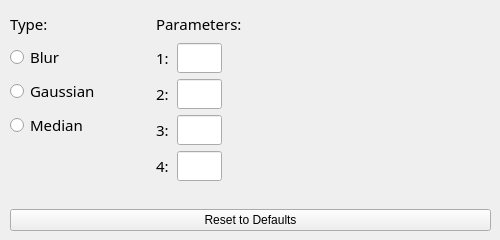
       <widget class="QWidget" name="smoothTab_5">
        <attribute name="title">
         <string>Smooth</string>
        </attribute>
        <widget class="QWidget" name="layoutWidget2_5">
         <property name="geometry">
          <rect>
           <x>10</x>
           <y>10</y>
           <width>481</width>
           <height>221</height>
          </rect>
         </property>
         <layout class="QVBoxLayout" name="verticalLayout_41">
          <item>
           <layout class="QHBoxLayout" name="horizontalLayout_48">
            <item>
             <layout class="QVBoxLayout" name="verticalLayout_42">
              <item>
               <widget class="QLabel" name="label_68">
                <property name="sizePolicy">
                 <sizepolicy hsizetype="Preferred" vsizetype="Minimum">
                  <horstretch>0</horstretch>
                  <verstretch>0</verstretch>
                 </sizepolicy>
                </property>
                <property name="minimumSize">
                 <size>
                  <width>0</width>
                  <height>27</height>
                 </size>
                </property>
                <property name="maximumSize">
                 <size>
                  <width>140</width>
                  <height>27</height>
                 </size>
                </property>
                <property name="font">
                 <font>
                  <family>Menlo</family>
                  <pointsize>11</pointsize>
                  <weight>50</weight>
                  <bold>false</bold>
                 </font>
                </property>
                <property name="text">
                 <string>Type:</string>
                </property>
               </widget>
              </item>
              <item>
               <layout class="QVBoxLayout" name="verticalLayout_43">
                <item>
                 <widget class="QRadioButton" name="smoothBlurButton">
                  <property name="maximumSize">
                   <size>
                    <width>140</width>
                    <height>16777215</height>
                   </size>
                  </property>
                  <property name="font">
                   <font>
                    <family>Menlo</family>
                    <pointsize>11</pointsize>
                    <weight>50</weight>
                    <bold>false</bold>
                   </font>
                  </property>
                  <property name="text">
                   <string>Blur</string>
                  </property>
                  <attribute name="buttonGroup">
                   <string notr="true">smoothTypeGroup</string>
                  </attribute>
                 </widget>
                </item>
                <item>
                 <widget class="QRadioButton" name="smoothGaussianButton">
                  <property name="maximumSize">
                   <size>
                    <width>140</width>
                    <height>16777215</height>
                   </size>
                  </property>
                  <property name="font">
                   <font>
                    <family>Menlo</family>
                    <pointsize>11</pointsize>
                    <weight>50</weight>
                    <bold>false</bold>
                   </font>
                  </property>
                  <property name="text">
                   <string>Gaussian</string>
                  </property>
                  <attribute name="buttonGroup">
                   <string notr="true">smoothTypeGroup</string>
                  </attribute>
                 </widget>
                </item>
                <item>
                 <widget class="QRadioButton" name="smoothMedianButton">
                  <property name="maximumSize">
                   <size>
                    <width>140</width>
                    <height>16777215</height>
                   </size>
                  </property>
                  <property name="font">
                   <font>
                    <family>Menlo</family>
                    <pointsize>11</pointsize>
                    <weight>50</weight>
                    <bold>false</bold>
                   </font>
                  </property>
                  <property name="text">
                   <string>Median</string>
                  </property>
                  <attribute name="buttonGroup">
                   <string notr="true">smoothTypeGroup</string>
                  </attribute>
                 </widget>
                </item>
                <item>
                 <spacer name="verticalSpacer_29">
                  <property name="orientation">
                   <enum>Qt::Vertical</enum>
                  </property>
                  <property name="sizeHint" stdset="0">
                   <size>
                    <width>20</width>
                    <height>40</height>
                   </size>
                  </property>
                 </spacer>
                </item>
               </layout>
              </item>
             </layout>
            </item>
            <item>
             <layout class="QVBoxLayout" name="verticalLayout_44">
              <item>
               <widget class="QLabel" name="label_69">
                <property name="minimumSize">
                 <size>
                  <width>0</width>
                  <height>27</height>
                 </size>
                </property>
                <property name="maximumSize">
                 <size>
                  <width>16777215</width>
                  <height>27</height>
                 </size>
                </property>
                <property name="font">
                 <font>
                  <family>Menlo</family>
                  <pointsize>11</pointsize>
                  <weight>50</weight>
                  <bold>false</bold>
                 </font>
                </property>
                <property name="text">
                 <string>Parameters:</string>
                </property>
               </widget>
              </item>
              <item>
               <layout class="QVBoxLayout" name="verticalLayout_45">
                <item>
                 <layout class="QHBoxLayout" name="horizontalLayout_49">
                  <item>
                   <widget class="QLabel" name="label_70">
                    <property name="sizePolicy">
                     <sizepolicy hsizetype="Minimum" vsizetype="Preferred">
                      <horstretch>0</horstretch>
                      <verstretch>0</verstretch>
                     </sizepolicy>
                    </property>
                    <property name="minimumSize">
                     <size>
                      <width>15</width>
                      <height>0</height>
                     </size>
                    </property>
                    <property name="maximumSize">
                     <size>
                      <width>15</width>
                      <height>16777215</height>
                     </size>
                    </property>
                    <property name="font">
                     <font>
                      <family>Menlo</family>
                      <pointsize>11</pointsize>
                      <weight>50</weight>
                      <bold>false</bold>
                     </font>
                    </property>
                    <property name="text">
                     <string>1:</string>
                    </property>
                   </widget>
                  </item>
                  <item>
                   <widget class="QLineEdit" name="smoothParam1Edit">
                    <property name="sizePolicy">
                     <sizepolicy hsizetype="Minimum" vsizetype="Fixed">
                      <horstretch>0</horstretch>
                      <verstretch>0</verstretch>
                     </sizepolicy>
                    </property>
                    <property name="minimumSize">
                     <size>
                      <width>45</width>
                      <height>0</height>
                     </size>
                    </property>
                    <property name="maximumSize">
                     <size>
                      <width>45</width>
                      <height>16777215</height>
                     </size>
                    </property>
                    <property name="font">
                     <font>
                      <family>Menlo</family>
                      <pointsize>11</pointsize>
                      <weight>50</weight>
                      <bold>false</bold>
                     </font>
                    </property>
                   </widget>
                  </item>
                  <item>
                   <widget class="QLabel" name="smoothParam1RangeLabel">
                    <property name="font">
                     <font>
                      <pointsize>8</pointsize>
                      <weight>75</weight>
                      <bold>true</bold>
                     </font>
                    </property>
                    <property name="text">
                     <string/>
                    </property>
                   </widget>
                  </item>
                  <item>
                   <widget class="QLabel" name="smoothParam1Label">
                    <property name="font">
                     <font>
                      <pointsize>11</pointsize>
                     </font>
                    </property>
                    <property name="text">
                     <string/>
                    </property>
                   </widget>
                  </item>
                 </layout>
                </item>
                <item>
                 <layout class="QHBoxLayout" name="horizontalLayout_50">
                  <item>
                   <widget class="QLabel" name="label_71">
                    <property name="sizePolicy">
                     <sizepolicy hsizetype="Minimum" vsizetype="Preferred">
                      <horstretch>0</horstretch>
                      <verstretch>0</verstretch>
                     </sizepolicy>
                    </property>
                    <property name="minimumSize">
                     <size>
                      <width>15</width>
                      <height>0</height>
                     </size>
                    </property>
                    <property name="maximumSize">
                     <size>
                      <width>15</width>
                      <height>16777215</height>
                     </size>
                    </property>
                    <property name="font">
                     <font>
                      <family>Menlo</family>
                      <pointsize>11</pointsize>
                      <weight>50</weight>
                      <bold>false</bold>
                     </font>
                    </property>
                    <property name="text">
                     <string>2:</string>
                    </property>
                   </widget>
                  </item>
                  <item>
                   <widget class="QLineEdit" name="smoothParam2Edit">
                    <property name="sizePolicy">
                     <sizepolicy hsizetype="Minimum" vsizetype="Fixed">
                      <horstretch>0</horstretch>
                      <verstretch>0</verstretch>
                     </sizepolicy>
                    </property>
                    <property name="minimumSize">
                     <size>
                      <width>45</width>
                      <height>0</height>
                     </size>
                    </property>
                    <property name="maximumSize">
                     <size>
                      <width>45</width>
                      <height>16777215</height>
                     </size>
                    </property>
                    <property name="font">
                     <font>
                      <family>Menlo</family>
                      <pointsize>11</pointsize>
                      <weight>50</weight>
                      <bold>false</bold>
                     </font>
                    </property>
                   </widget>
                  </item>
                  <item>
                   <widget class="QLabel" name="smoothParam2RangeLabel">
                    <property name="font">
                     <font>
                      <pointsize>8</pointsize>
                      <weight>75</weight>
                      <bold>true</bold>
                     </font>
                    </property>
                    <property name="text">
                     <string/>
                    </property>
                   </widget>
                  </item>
                  <item>
                   <widget class="QLabel" name="smoothParam2Label">
                    <property name="font">
                     <font>
                      <pointsize>11</pointsize>
                     </font>
                    </property>
                    <property name="text">
                     <string/>
                    </property>
                   </widget>
                  </item>
                 </layout>
                </item>
                <item>
                 <layout class="QHBoxLayout" name="horizontalLayout_51">
                  <item>
                   <widget class="QLabel" name="label_72">
                    <property name="sizePolicy">
                     <sizepolicy hsizetype="Minimum" vsizetype="Preferred">
                      <horstretch>0</horstretch>
                      <verstretch>0</verstretch>
                     </sizepolicy>
                    </property>
                    <property name="minimumSize">
                     <size>
                      <width>15</width>
                      <height>0</height>
                     </size>
                    </property>
                    <property name="maximumSize">
                     <size>
                      <width>15</width>
                      <height>16777215</height>
                     </size>
                    </property>
                    <property name="font">
                     <font>
                      <family>Menlo</family>
                      <pointsize>11</pointsize>
                      <weight>50</weight>
                      <bold>false</bold>
                     </font>
                    </property>
                    <property name="text">
                     <string>3:</string>
                    </property>
                   </widget>
                  </item>
                  <item>
                   <widget class="QLineEdit" name="smoothParam3Edit">
                    <property name="sizePolicy">
                     <sizepolicy hsizetype="Minimum" vsizetype="Fixed">
                      <horstretch>0</horstretch>
                      <verstretch>0</verstretch>
                     </sizepolicy>
                    </property>
                    <property name="minimumSize">
                     <size>
                      <width>45</width>
                      <height>0</height>
                     </size>
                    </property>
                    <property name="maximumSize">
                     <size>
                      <width>45</width>
                      <height>16777215</height>
                     </size>
                    </property>
                    <property name="font">
                     <font>
                      <family>Menlo</family>
                      <pointsize>11</pointsize>
                      <weight>50</weight>
                      <bold>false</bold>
                     </font>
                    </property>
                   </widget>
                  </item>
                  <item>
                   <widget class="QLabel" name="smoothParam3RangeLabel">
                    <property name="font">
                     <font>
                      <pointsize>8</pointsize>
                      <weight>75</weight>
                      <bold>true</bold>
                     </font>
                    </property>
                    <property name="text">
                     <string/>
                    </property>
                   </widget>
                  </item>
                  <item>
                   <widget class="QLabel" name="smoothParam3Label">
                    <property name="font">
                     <font>
                      <pointsize>11</pointsize>
                     </font>
                    </property>
                    <property name="text">
                     <string/>
                    </property>
                   </widget>
                  </item>
                 </layout>
                </item>
                <item>
                 <layout class="QHBoxLayout" name="horizontalLayout_52">
                  <item>
                   <widget class="QLabel" name="label_73">
                    <property name="sizePolicy">
                     <sizepolicy hsizetype="Minimum" vsizetype="Preferred">
                      <horstretch>0</horstretch>
                      <verstretch>0</verstretch>
                     </sizepolicy>
                    </property>
                    <property name="minimumSize">
                     <size>
                      <width>15</width>
                      <height>0</height>
                     </size>
                    </property>
                    <property name="maximumSize">
                     <size>
                      <width>15</width>
                      <height>16777215</height>
                     </size>
                    </property>
                    <property name="font">
                     <font>
                      <family>Menlo</family>
                      <pointsize>11</pointsize>
                      <weight>50</weight>
                      <bold>false</bold>
                     </font>
                    </property>
                    <property name="text">
                     <string>4:</string>
                    </property>
                   </widget>
                  </item>
                  <item>
                   <widget class="QLineEdit" name="smoothParam4Edit">
                    <property name="sizePolicy">
                     <sizepolicy hsizetype="Minimum" vsizetype="Fixed">
                      <horstretch>0</horstretch>
                      <verstretch>0</verstretch>
                     </sizepolicy>
                    </property>
                    <property name="minimumSize">
                     <size>
                      <width>45</width>
                      <height>0</height>
                     </size>
                    </property>
                    <property name="maximumSize">
                     <size>
                      <width>45</width>
                      <height>16777215</height>
                     </size>
                    </property>
                    <property name="font">
                     <font>
                      <family>Menlo</family>
                      <pointsize>11</pointsize>
                      <weight>50</weight>
                      <bold>false</bold>
                     </font>
                    </property>
                   </widget>
                  </item>
                  <item>
                   <widget class="QLabel" name="smoothParam4RangeLabel">
                    <property name="font">
                     <font>
                      <pointsize>8</pointsize>
                      <weight>75</weight>
                      <bold>true</bold>
                     </font>
                    </property>
                    <property name="text">
                     <string/>
                    </property>
                   </widget>
                  </item>
                  <item>
                   <widget class="QLabel" name="smoothParam4Label">
                    <property name="font">
                     <font>
                      <pointsize>11</pointsize>
                     </font>
                    </property>
                    <property name="text">
                     <string/>
                    </property>
                   </widget>
                  </item>
                 </layout>
                </item>
               </layout>
              </item>
             </layout>
            </item>
           </layout>
          </item>
          <item>
           <spacer name="verticalSpacer_31">
            <property name="orientation">
             <enum>Qt::Vertical</enum>
            </property>
            <property name="sizeHint" stdset="0">
             <size>
              <width>20</width>
              <height>40</height>
             </size>
            </property>
           </spacer>
          </item>
          <item>
           <widget class="QPushButton" name="resetSmoothToDefaultsButton">
            <property name="text">
             <string>Reset to Defaults</string>
            </property>
           </widget>
          </item>
         </layout>
        </widget>
       </widget>
